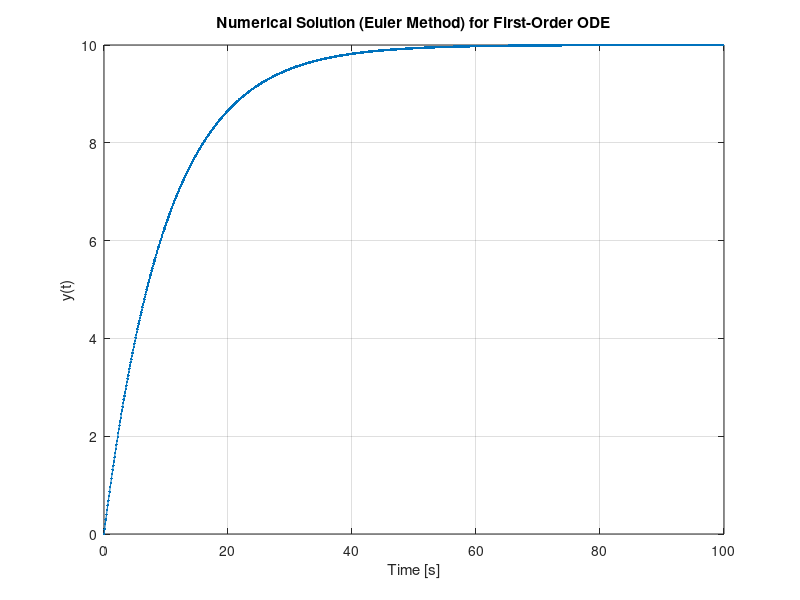

The MATLAB source for this figure:
% Illustration of Euler method for solving a 1st order ODE
% Given the ODE \dot{y} + (1/tau) y = F and initial conditions
% Find a solution to the ODE - y(t)
clear

% Define the model parameters as constants
tau = 10;  % time constant in seconds
F = 1.0;   % forcing function is a constant - same units as y(t)

% Initial conditions
y0 = 0;    % y(t=0)

% Numeric soution setup
dt = 0.1;  % define the time step in seconds
N = 1000;  % number of time steps

y(1) = y0;  % the init. cond. as the first element in a vector
t(1) = 0;   % start a vector to record the time in seconds
for k = 1:N-1
    ydot = -1/tau*y(k)+F;   % the expresion for the derivative
    y(k+1) = y(k) + ydot*dt;  % append a new element to the vector
    t(k+1) = k*dt;            % record the time value
end

% Plot the results
figure(1);
clf();
plot(t,y,'.-')
xlabel('Time [s]')
ylabel('y(t)')
title('Numerical Solution (Euler Method) for First-Order ODE')
grid on





